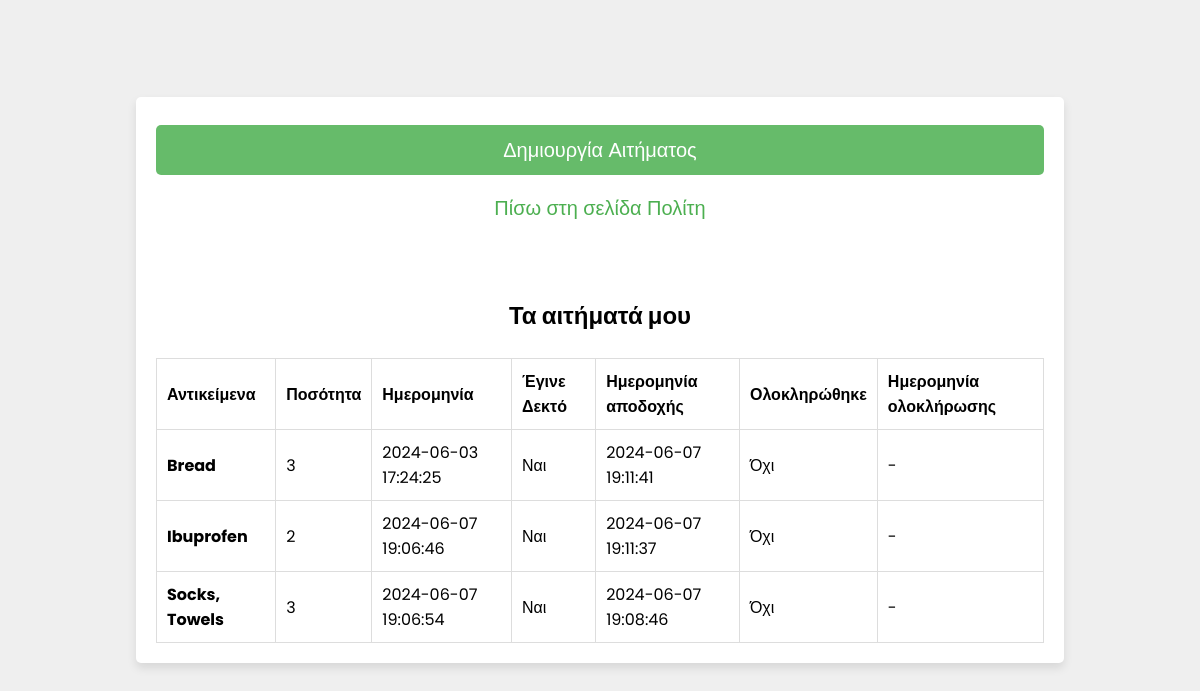
Before: /civilian_requests.php (signed in) with the older database file.
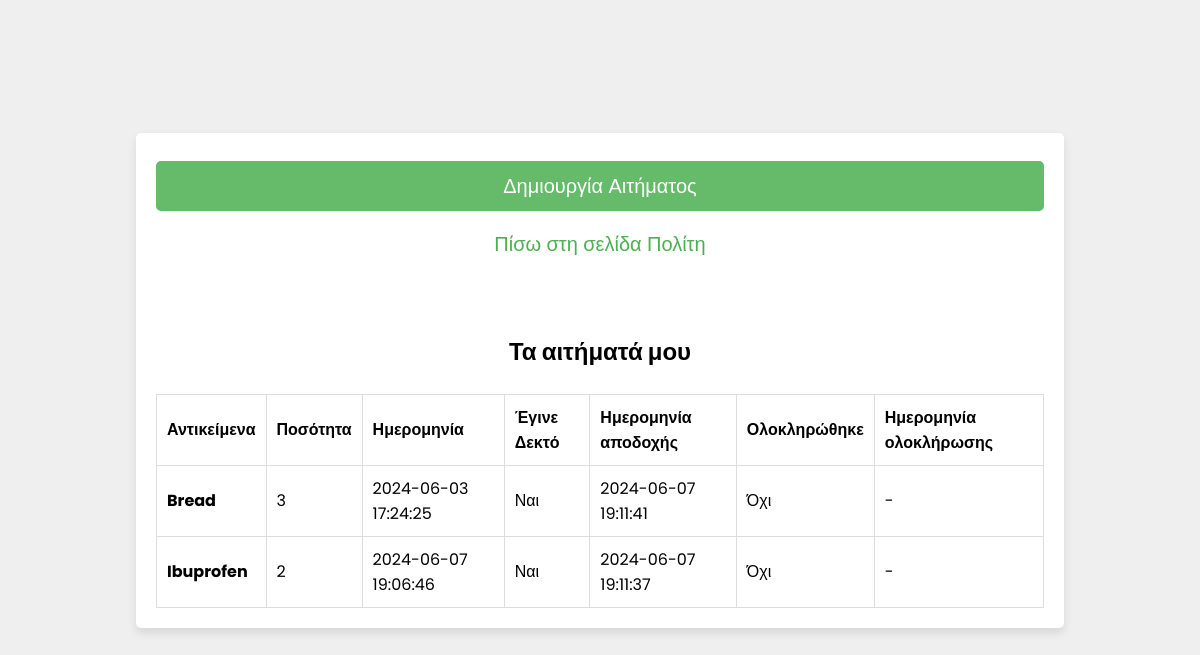
After: the same page with the newer database file.
### tables this page shows
CREATE TABLE `requests` (
  `id` int(255) NOT NULL,
  `civilian_id` int(255) NOT NULL,
  `date` datetime NOT NULL,
  `item_id` varchar(255) NOT NULL,
  `quantity` int(255) NOT NULL,
  `load_date` datetime NOT NULL,
  `rescuer_id` int(255) NOT NULL,
  `completed` int(1) NOT NULL,
  `complete_date` datetime NOT NULL
);

### civilian_requests.php (the view, shortened to what this page needs)
<?php
@include 'config.php';
$civilian_name = $_SESSION['user_name'];
$stmt = $conn->prepare("SELECT * FROM users WHERE name = ?");
$stmt->bind_param("s", $civilian_name);
$stmt->execute();
$result = $stmt->get_result();
$row = $result->fetch_assoc();
$civilian_id = $row['id'];
?>
<!DOCTYPE html>
<html lang="el">
<head>
    <link rel="stylesheet" href="css/style.css">
</head>
<body>
    <div class="form-container">
        <form id="initialize_form" action="" method="post">
            <input type="button" id="j_button" class="form-btn" onclick="window.location.href = 'add_offer_or_request.php?is_a=request'" value="Δημιουργία Αιτήματος"><br>
            <p><a href="civilian_page.php">Πίσω στη σελίδα Πολίτη</a></p><br>
            <br><br>
            <h2>Τα αιτήματά μου</h2><br>
            <table class="table" id="requestsTable">
                <thead>
                    <tr>
                        <th scope="col">Αντικείμενα</th>
                        <th scope="col">Ποσότητα</th>
                        <th scope="col">Ημερομηνία</th>
                        <th scope="col">Έγινε Δεκτό</th>
                        <th scope="col">Ημερομηνία αποδοχής</th>
                        <th scope="col">Ολοκληρώθηκε</th>
                        <th scope="col">Ημερομηνία ολοκλήρωσης</th>
                    </tr>
                </thead>
                <tbody>
                    <?php
                    $stmt = $conn->prepare("SELECT * FROM requests WHERE civilian_id = ?");
                    $stmt->bind_param("i", $civilian_id);
                    $stmt->execute();
                    $result = $stmt->get_result();
                    if ($result) {
                        while ($row = $result->fetch_assoc()) {
                            $itemIds = explode(',', $row['item_id']);
                            $itemNames = [];
                            foreach ($itemIds as $itemId) {
                                $itemStmt = $conn->prepare("SELECT name FROM items WHERE id = ?");
                                $itemStmt->bind_param("i", $itemId);
                                $itemStmt->execute();
                                $itemResult = $itemStmt->get_result();
                                $itemRow = $itemResult->fetch_assoc();
                                $itemNames[] = $itemRow['name'];
                                $accepted = $row['rescuer_id'] != 0 ? 'Ναι' : 'Όχι';
                                $load_date = $row['load_date'] !='0000-00-00 00:00:00'? $row['load_date'] : '-';
                                $completed = $row['completed'] != 0 ? 'Ναι' : 'Όχι';
                                $complete_date = $row['complete_date'] !='0000-00-00 00:00:00'? $row['complete_date'] : '-';
                            }
                            $itemNamesString = implode(', ', $itemNames);
                            echo '<tr>
                                <th scope="row">'.$itemNamesString.'</th>
                                <td>'.$row['quantity'].'</td>
                                <td>'.$row['date'].'</td>
                                <td>' . htmlspecialchars($accepted) . '</td>
                                <td>' . htmlspecialchars($load_date) . '</td>
                                <td>' . htmlspecialchars($completed) . '</td>
                                <td>' . htmlspecialchars($complete_date) . '</td>
                            </tr>';
                        }
                    }
                    ?>
                </tbody>
            </table>
        </form>
    </div>
</body>
</html>

Changed rows visible on the page:
no longer on this page (row edited): requests: itemNamesString "Socks, Towels", quantity "3", date "2024-06-07 19:06:54", rescuer "Ναι", load_date "2024-06-07 19:08:46", completed "Όχι", complete_date "-"
